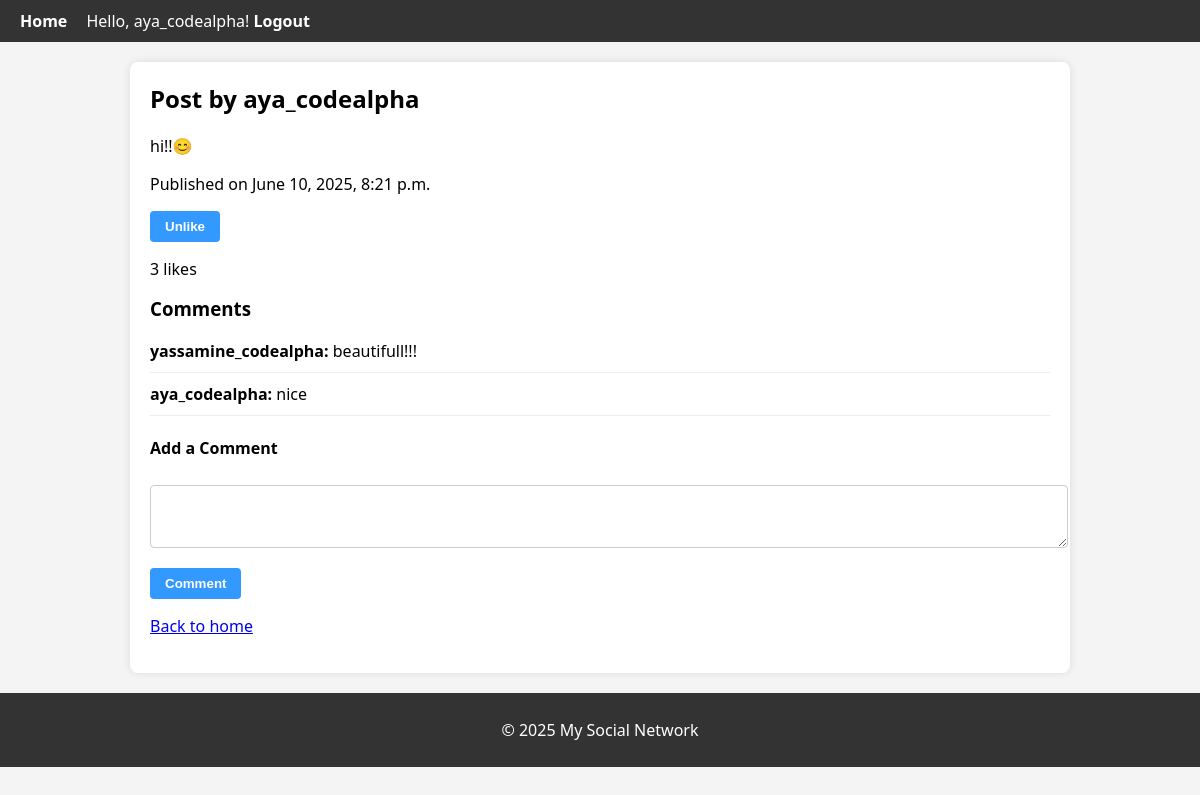
The app's page /post/1/ (signed in) with its own data.
### socialapp/models.py (models this page shows, shortened)
class Post(models.Model):
    author = models.ForeignKey(User, on_delete=models.CASCADE)
    content = models.TextField()
    created_at = models.DateTimeField(auto_now_add=True)

class Comment(models.Model):
    post = models.ForeignKey(Post, related_name="comments", on_delete=models.CASCADE)
    author = models.ForeignKey(User, on_delete=models.CASCADE)
    content = models.TextField()
    created_at = models.DateTimeField(auto_now_add=True)

### socialapp/views.py (the view)
# urls.py: path('post/<int:post_id>/', views.post_detail, name='post_detail'),
@login_required
def post_detail(request, post_id):
    post = get_object_or_404(Post, id=post_id)
    if request.method == 'POST':
        content = request.POST.get('content')
        if content:
            Comment.objects.create(post=post, author=request.user, content=content)
            return redirect('post_detail', post_id=post.id)
    comments = Comment.objects.filter(post=post).order_by('-created_at')
    has_liked = post.like_set.filter(user=request.user).exists()
    context = {
        'post': post,
        'comments': comments,
        'has_liked': has_liked,
    }
    return render(request, 'socialapp/post_detail.html', context)

### socialapp/templates/socialapp/post_detail.html (shortened to what this page needs)
{% extends "socialapp/base.html" %}
{% block content %}
    <h2>Post by {{ post.author.username }}</h2>
    <p>{{ post.content }}</p>
    <p>Published on {{ post.created_at }}</p>
    <form action="{% url 'like_post' post.id %}" method="post" style="display:inline;">
        <button type="submit" class="btn">
            {% if has_liked %}
               Unlike
            {% else %}
               Like
            {% endif %}
        </button>
    </form>
    <p>{{ post.like_set.count }} like{{ post.like_set.count|pluralize }}</p>
    <h3>Comments</h3>
    <ul>
        {% for comment in comments %}
            <li><strong>{{ comment.author.username }}:</strong> {{ comment.content }}</li>
        {% empty %}
            <li>No comments yet.</li>
        {% endfor %}
    </ul>
    <h4>Add a Comment</h4>
    <form id="commentForm" method="post" action="{% url 'post_detail' post.id %}">
        <textarea name="content" rows="3" cols="40" required></textarea><br>
        <button type="submit" class="btn">Comment</button>
    </form>
    <p><a href="{% url 'home' %}">Back to home</a></p>
{% endblock %}

### socialapp/templates/socialapp/base.html (shortened to what this page needs)
<!DOCTYPE html>
<html lang="en">
<head>
</head>
<body>
    <header>
        <nav>
            <a href="{% url 'home' %}">Home</a>
            {% if request.user.is_authenticated %}
                Hello, {{ request.user.username }}!
                <a href="{% url 'logout' %}">Logout</a>
            {% else %}
                <a href="{% url 'login' %}">Login</a>
                <a href="{% url 'register' %}">Sign Up</a>
            {% endif %}
        </nav>
    </header>
    <div class="container">
        {% block content %}{% endblock %}
    </div>
    <footer>
        <p>&copy; 2025 My Social Network</p>
    </footer>
</body>
</html>

### socialapp/templates/socialapp/base.html (style rules this page uses)
body { font-family: 'Segoe UI', Tahoma, Geneva, Verdana, sans-serif; background-color: #f4f4f4; margin: 0; padding: 0; }
header, footer { background-color: #333; color: white; padding: 10px 20px; }
header nav a { color: white; margin-right: 15px; text-decoration: none; font-weight: bold; }
.container { max-width: 900px; margin: 20px auto; padding: 20px; background: white; border-radius: 8px; box-shadow: 0 0 8px rgba(0, 0, 0, 0.1); }
.btn { display: inline-block; padding: 8px 15px; background-color: #3399ff; color: white; border: none; border-radius: 4px; text-decoration: none; font-weight: bold; }
ul { padding: 0; list-style: none; }
li { margin: 10px 0; border-bottom: 1px solid #eee; padding-bottom: 10px; }
form { margin-top: 15px; }
input, textarea { width: 100%; padding: 8px; margin-top: 5px; margin-bottom: 15px; border: 1px solid #ccc; border-radius: 4px; }
h2, h3 { margin-top: 0; }
footer { text-align: center; }

### records on screen
Post: author.username "aya_codealpha", content "hi!!😊", created_at "June 10, 2025, 8:21 p.m.", like_set.count "3"
Comment: author.username "yassamine_codealpha", content "beautifull!!!"
Comment: author.username "aya_codealpha", content "nice"

### other values on screen
{{ request.user.username }} "aya_codealpha"
